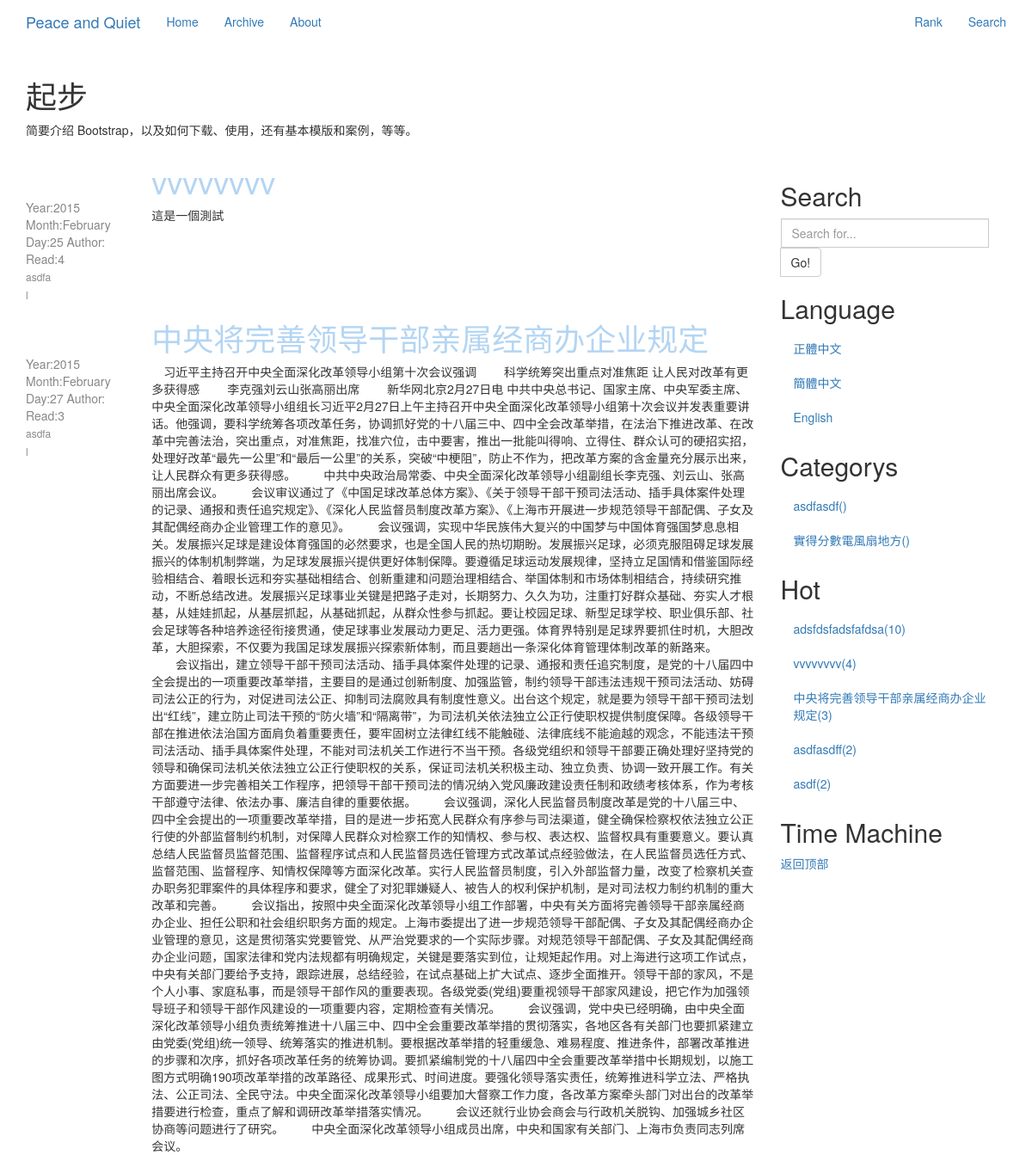
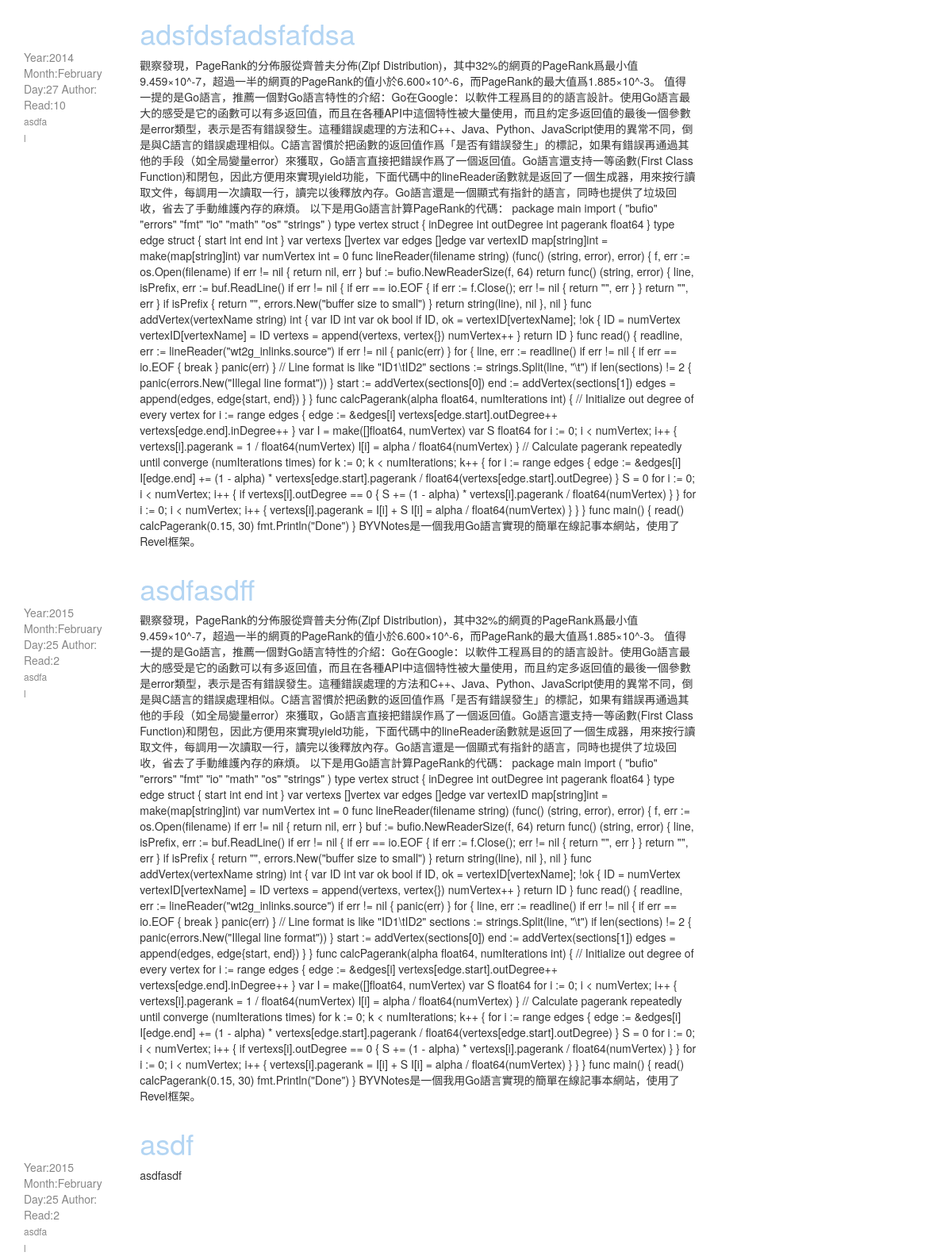
The app's page /, older data (2 pictures, top to bottom).
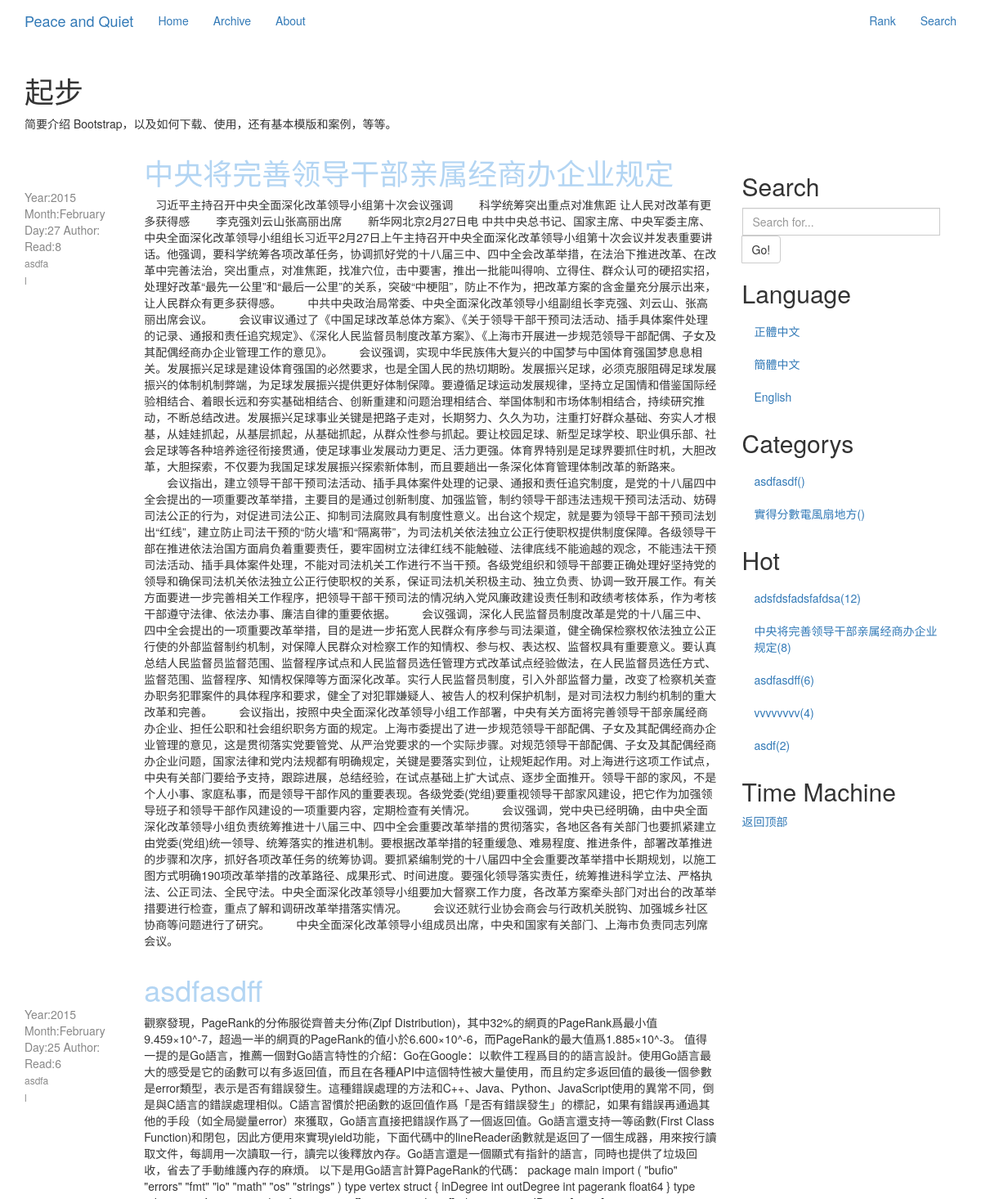
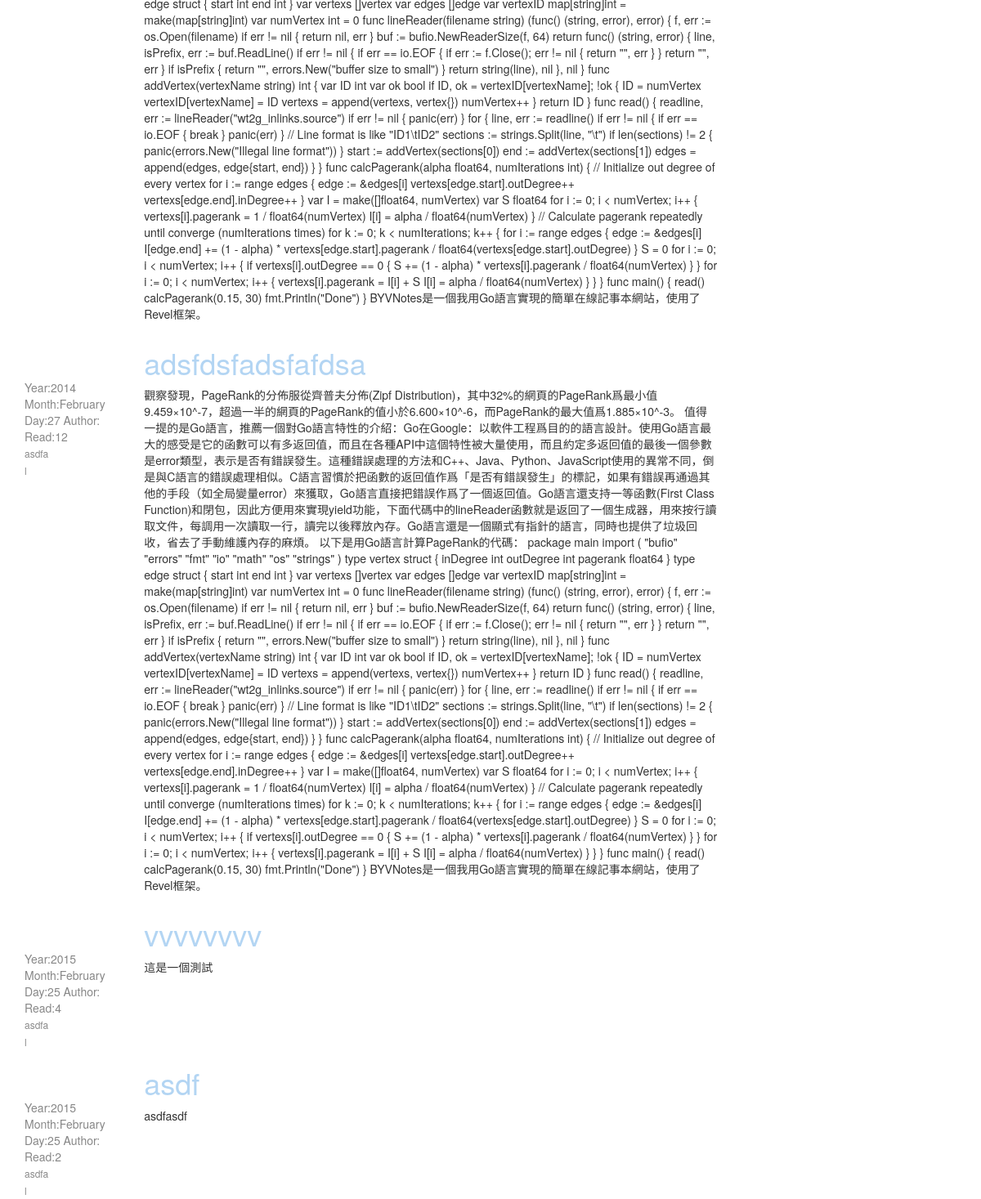
The same page, newer data (2 pictures, top to bottom).
### Blog/models.py (models this page shows, shortened)
class Blog(models.Model):
    title = models.CharField("標題", max_length=150, unique=True, null=False, blank=False)
    createTime = models.DateTimeField("創建時間", auto_now_add=True, auto_now=False)
    updateTime = models.DateTimeField("修改時間", auto_now_add=False, auto_now=True)
    body = models.TextField("內容")
    accessCount = models.IntegerField("瀏覽量", default=1, editable=False)
    category = models.ForeignKey('Category', verbose_name="分類集合", related_name='category')
    shortUrl = models.CharField("短URL", max_length=150, unique=True, null=False, blank=False, editable=False)
    tags = models.ManyToManyField('Tag', verbose_name="標籤集合", null=True)
    tags.help_text = '標籤集合'

class Category(models.Model):
    title = models.CharField('分類', max_length=30, unique=True)
    shortUrl = models.CharField("短URL", max_length=150, unique=True, null=False, blank=False, editable=False)
    class Meta:
        ordering = ('title',)

### Blog/views.py (the view)
# urls.py: url(r'^$', 'Blog.views.home', name='home'),
def home(request):
    posts = Blog.objects.order_by('-updateTime')
    categorys = Category.objects.all()
    hotPassages = Blog.objects.order_by('-accessCount')[:10]
    timeMachine = Blog.objects
    return render(request, 'home.html', {'posts': posts, 'categorys': categorys,
                                         'hotPassages': hotPassages})

### template/home.html (shortened to what this page needs)
{% extends 'base.html' %}
{% block content %}
    <div class="col-md-9" role="main">
        {% for post in posts %}
            <div class="row">
                <div class="col-md-2" role="complementary">
                    <nav class="visible-lg-inline-block">
                        <div class="title">
                            <br/>
                            <br/>
                            <br/>
                            <span>Year:{{ post.createTime|date:"Y" }}</span>
                            <span>Month:{{ post.createTime|date:"F" }}</span>
                            <span>Day:{{ post.createTime|date:"d" }}</span>
                            <span>Author:</span>
                            <span>Read:{{ post.accessCount }}</span>
                            <li><a href="">asdfa</a></li>
                            <li><a href="">l</a></li>
                        </div>
                    </nav>
                </div>
                <div class="col-md-10" role="main">
                    <div class="title"><a href="{% url 'archive' shortUrl=post.shortUrl %}">
                        <h1>{{ post.title }}</h1>
                    </a></div>
                    <p>{{ post.body }}</p>
                </div>
            </div>
        {% endfor %}
    </div>
    {% block rightSide %}
        {% include "rightSide.html" %}
    {% endblock %}
{% endblock %}

### template/rightSide.html (shortened to what this page needs)
<div class="col-md-3" role="complementary">
    <nav class="bs-docs-sidebar hidden-print hidden-xs hidden-sm affix-top">
        <ul class="nav bs-docs-sidenav">
            <li><a></a></li>
            <li><h2>Search</h2></li>
            <li>
                <div class="input-group">
                    <form action="{% url 'search' %}" method="post">
                        <input type="text" class="form-control" name="query" placeholder="Search for...">
                            <span class="input-group-btn">
                                <button class="btn btn-default" type="submit">Go!</button>
                            </span>
                    </form>
                </div>
            </li>
            <li><h2>Language</h2></li>
            <li><a href="#">正體中文</a></li>
            <li><a href="#">簡體中文</a></li>
            <li><a href="#">English</a></li>
            <li><h2>Categorys</h2></li>
            {% for category in categorys %}
                <li><a href="{% url 'category' shortUrl=category.shortUrl %}">{{ category.title }}()</a></li>
            {% endfor %}
            <li><h2>Hot</h2></li>
            {% for hotPassage in hotPassages %}
                <li>
                    <a href="{% url 'archive' shortUrl=hotPassage.shortUrl %}">{{ hotPassage.title }}({{ hotPassage.accessCount }})</a>
                </li>
            {% endfor %}
            <li><h2>Time Machine</h2></li>
        </ul>
        <a class="back-to-top" href="#top">
            返回顶部
        </a>
    </nav>
</div>

Row changes from the older to the newer data that the page shows:
changed Blog "中央将完善领导干部亲属经商办企业规定": accessCount "3" → "8"; moves up the list
changed Blog "asdfasdff": accessCount "2" → "6"; moves up the list
changed Blog "adsfdsfadsfafdsa": accessCount "10" → "12"; moves down the list
shown differently, row unchanged: Blog "vvvvvvvv": moves down the list
